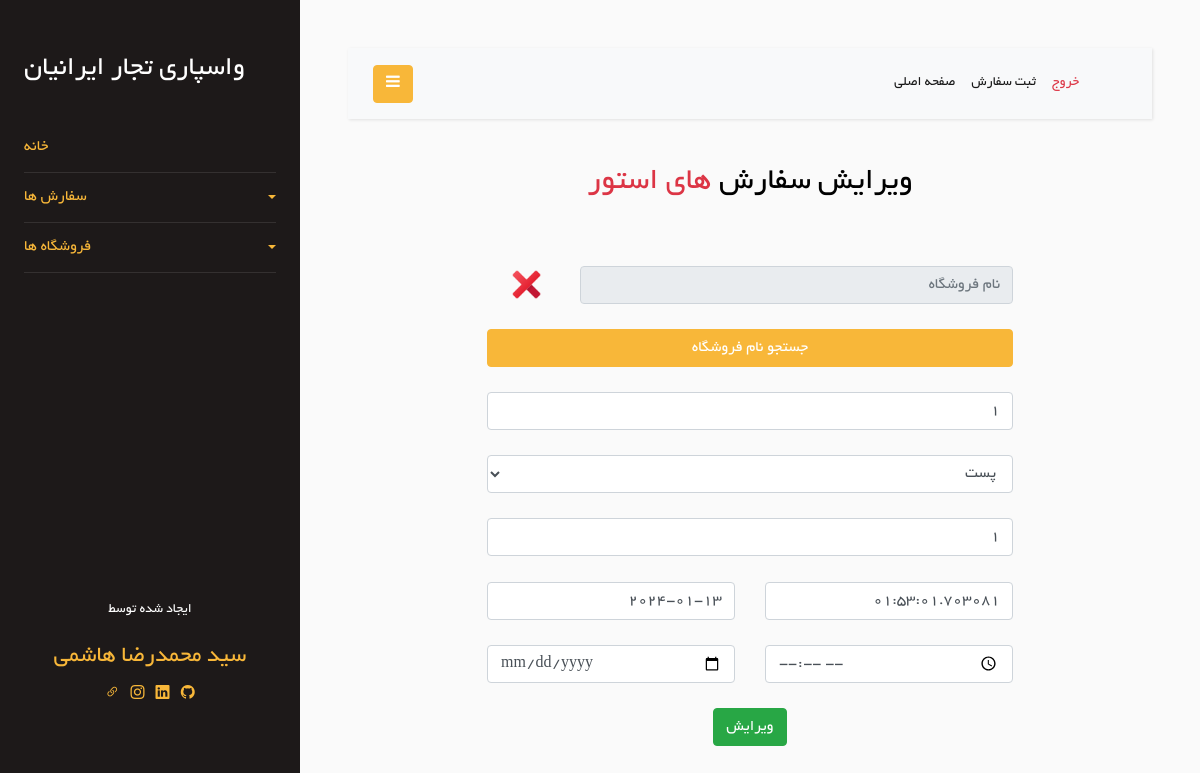
The page /Order/update_order/139 (signed in) on the database its author committed.
### Order/models.py (models this page shows)
class Order(models.Model):
    store = models.ForeignKey(Store, on_delete=models.CASCADE)
    order_number = models.TextField(blank=True, null=True)
    shipping_method = models.ForeignKey(ShippingMethod, on_delete=models.CASCADE, null=True, blank=True)
    date = models.DateField(null=True, blank=True)
    time = models.TimeField(null=True, blank=True)
    document_defects = models.CharField(max_length=200, blank=True, null=True)
    is_delete = models.BooleanField(default=False)
    class Meta:
        verbose_name = "Order"

### Store/models.py (models this page shows, shortened)
class Store(models.Model):
    store_name = models.CharField(max_length=100)
    is_active = models.BooleanField(default=True)
    is_delete = models.BooleanField(default=False)
    class Meta:
        db_table = 'Store'

### Order/views.py (the view)
# urls.py: path('update_order/<int:order_id>', views.UpdateOrderView.as_view(), name='update_order'),
@method_decorator(login_required, name='dispatch')
class UpdateOrderView(View):
    def get(self, request: HttpRequest, order_id):
        current_order: Order = Order.objects.filter(id=order_id).first()
        print(current_order.order_number)
        edit_form = UpdateOrderForm(instance=current_order)
        context = {
            'edit_form': edit_form,
            'current_order': current_order,
        }
        return render(request, 'Order/update-order.html', context)

### Order/forms.py
class UpdateOrderForm(forms.ModelForm):
    class Meta:
        model = Order
        fields = ['order_number', 'shipping_method', 'document_defects', 'date', 'time']
        widgets = {
            'order_number': forms.NumberInput(attrs={
                'class': 'form-control',
                'placeholder': 'قیمت'
            }),
            'shipping_method': forms.Select(attrs={
                'class': 'form-control',
                'placeholder': 'روش ارسال',
            }),
            'document_defects': forms.TextInput(attrs={
                'class': 'form-control',
                'placeholder': 'نقص مدارک',
            }),
            'date': forms.DateInput(attrs={
                'class': 'form-control',
                'placeholder': 'تاریخ',
            }),
            'time': forms.TextInput(attrs={
                'class': 'form-control',
                'placeholder': 'ساعت',
            }),
        }

### Order/models.py (called while the page is built)
    def __str__(self):
        return self.fa_name

### Order/templates/Order/update-order.html (shortened to what this page needs)
{% extends 'base/layout.html' %}
{% load static %}
{% block header-link %}
    <link rel="stylesheet" href="{% static 'css/Order/add-order-style.css' %}"/>
{% endblock %}
{% block mian %}
    <div class="row text-center">
        <div class="col-md-2"></div>
        <div class="col-md-8">
            <h2>ویرایش سفارش <span class="text-danger">{{ current_order.store.store_name }}</span></h2>
            <br/>
            <form method="post" action="#">
                <br/>
                <div class="row">
                    <div class="col-10">
                        <input type="text" placeholder="نام فروشگاه" class="form-control" readonly id="fake_store_id_input" required>
                    </div>
                    <div class="col-2 text-right">
                        <button type="button" onclick="remove_from_input()" id="remove-btn">
                            <img id="remove-icon" src="{% static 'icon/../../../static/icons/icons8-delete-48.png' %}">
                        </button>
                    </div>
                </div>
                <br/>
                <div class="row">
                    <div class="col-12">
                        <button type="button" onclick="show_stores()" class="btn btn-primary" id="search-btn">جستجو نام فروشگاه</button>
                    </div>
                </div>
                <br/>
                <div class="row">
                    <div class="col-12">
                        {{ edit_form.order_number }}
                    </div>
                </div>
                <br/>
                <div class="row">
                    <div class="col-12">
                        {{ edit_form.shipping_method }}
                    </div>
                </div>
                <br/>
                <div class="row">
                    <div class="col-12">
                        {{ edit_form.document_defects }}
                    </div>
                </div>
                <br/>
                <div class="row">
                    <div class="col-6">
                        {{ edit_form.time }}
                    </div>
                    <div class="col-6">
                        {{ edit_form.date }}
                    </div>
                </div>
                <br/>
                <div class="row">
                    <div class="col-6">
                        <input type="time" class="form-control"/>
                    </div>
                    <div class="col-6">
                        <input type="date" class="form-control"/>
                    </div>
                </div>
                <br/>
                <button type="submit" class="btn btn-success">ویرایش</button>
            </form>
        </div>
        <div class="col-md-2"></div>
    </div>
{% endblock %}

### Order/static/css/Order/add-order-style.css (style rules this page uses)
#remove-icon { width: 35px; }
#search-btn { width: 100%; }
#remove-btn { border: none; background-color: #fafafa; }
form { direction: rtl; }

### rows shown on the page
Order: store.store_name "های استور", order_number "1", shipping_method "پست", document_defects "1", time "01:53:01.703081", date "2024-01-13"
